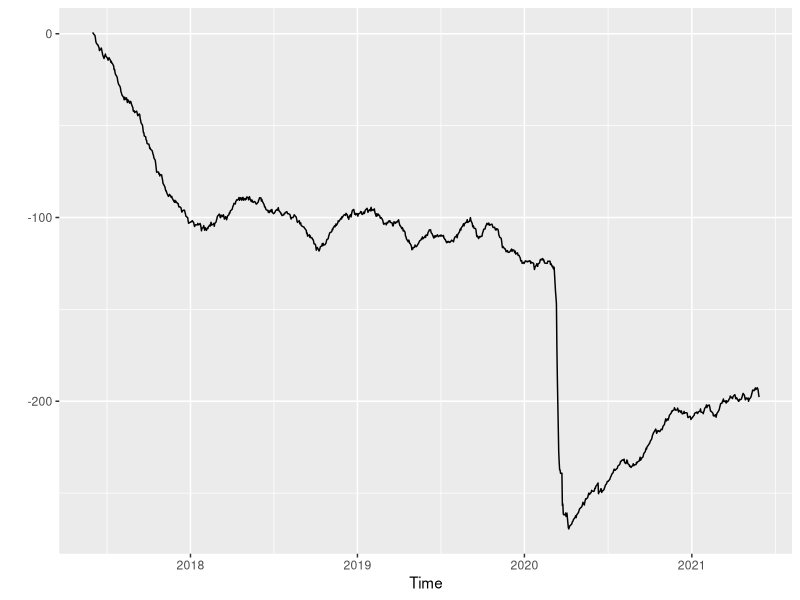

This chart was generated by the following R code:
## model
#   SV
#   y(t) = a+exp(x(t)/2)*v(t)
#   x(t) = a.v + b.v*x(t-1) + s.v*w(t)
#
#   v(t) ~ N(0,1)
#   w(t) ~ N(0,1)
#   x(0) ~ N(0,100)
#
#   PRIOR ON alpha,beta,tau2
## packages
library(tidyverse)
## functions
SVPFfun<-function(data,N,m0,C0,a,a.v,b.v,s.v,r){
  if(missing(r)){r=2}else{}
  xs<-NULL
  ws<-NULL
  ess<-NULL
  x  = rnorm(N,m0,sqrt(C0))
  xp.1<-rnorm(N,a.v+b.v*x,s.v)
  w  = rep(1/N,N)
  
  for(t in 1:length(data)){
    
    x<-rnorm(N,a.v+b.v*x,s.v)
    w1<-w*dnorm(data[t],a,exp(x/2))
    
    w = w1/sum(w1)
    ESS  = 1/sum(w^2)
    
    if(ESS<(N/r)){
      index<-sample(N,size=N,replace=T,prob=w)
      x<-x[index]
      w<-rep(1/N,N)
    }else{}
    
    xs  = rbind(xs,x)
    ws  = rbind(ws,w)
    ess = rbind(ess,ESS)
  }
  return(list(xs=xs,ws=ws,ess=ess,xp.1=xp.1))
}
# SVPFfun.f<-function(data,N,m0,C0,a,a.v,b.v,s.v,r){
#   if(missing(r)){r=2}else{}
#   xs<-NULL
#   xf<-NULL
#   ws<-NULL
#   ess<-NULL
#   x  = rnorm(N,m0,sqrt(C0))
#   w  = rep(1/N,N)
#   
#   for(t in 1:length(data)){
#     
#     x<-rnorm(N,a.v+b.v*x,s.v)
#     x.f1<-x
#     w1<-w*dnorm(data[t],a,exp(x/2))
#     x.f<-rnorm(N,a.v+b.v*x,s.v)
#     w = w1/sum(w1)
#     ESS  = 1/sum(w^2)
#     
#     if(ESS<(N/r)){
#       index<-sample(N,size=N,replace=T,prob=w)
#       x<-x[index]
#       w<-rep(1/N,N)
#     }else{}
#     
#     xs = rbind(xs,x)
#     xs.f = rbind(xs.f,x.f) 
#     ws = rbind(ws,w)
#     ess =rbind(ess,ESS)
#   }
#   return(list(xs=xs,xs.f=xs.f,ws=ws,ess=ess,x.f1=x.f1))
# }
## data
data<-read.csv("sp500_17-21.csv", header=T)
data$t<-as.Date(data$t)
y<-data$r
#y<-rnorm(996,mean=1,sd=1) #test
n<-length(y)

# find parameters for constant and stochastic vol models
mean=sum(y)/n
res<-(y-mean)^2
lres<-log(res)
l.lres<-c(NA,lres[1:n-1])
resdf=data.frame(lres,l.lres)
lm_res<-lm(lres~1+l.lres,data=resdf)
c_res<-lm_res[[1]]
sigma_res<-sqrt(mean(summary(lm_res)$residuals^2))
meansq_res<-sqrt(sum(res)/n)

a<-mean
s<-meansq_res

a.v<-c_res[1]
b.v<-c_res[2]
s.v<-sigma_res

m0=0
C0=100
# calculate cumulative marginal likelihood
# CV model
l_cv<-dnorm(y,a,s)
ll_cv<-log(l_cv)
cll_cv<-ll_cv
for (i in 2:n){
  cll_cv[i]=ll_cv[i]+cll_cv[i-1]
}
# SV model
N=1000
pf<-SVPFfun(data=y,N=N,m0=m0,C0=C0,a=a,a.v=a.v,b.v=b.v,s.v=s.v,r=4)
xs<-pf$xs
ws<-pf$ws
# make particles for predictive state distribution
xp<-xs
xp[1,1:N]<-pf$xp.1
for (i in 2:n){
  xp[i,1:N]=rnorm(N,a.v+b.v*xs[i-1,1:N],s.v)
}
wp<-ws
wp[1,1:N]=1/N
wp[2:n,1:N]=ws[1:n-1,1:N]
l_sv<-rep(0,n)
for (i in 1:n){
  for (j in 1:N){
  l_sv[i]=l_sv[i]+dnorm(y[i],a,exp(xp[i,j]/2))*wp[i,j]
  }
}
ll_sv<-log(l_sv)
cll_sv<-ll_sv
for (i in 2:n){
  cll_sv[i]=ll_sv[i]+cll_sv[i-1]
}
# Difference
cll_diff=cll_cv-cll_sv
ll_diff=ll_cv-ll_sv
cll_diff.df=data.frame(data$t,cll_diff)
colnames(cll_diff.df)<-c('t','cll_diff')

cll_plot<-ggplot(data = cll_diff.df, aes(x = t, y = cll_diff))+
geom_line()+
labs(x="Time",y="")

save(cll_plot, file="cll_plot.Rda")
